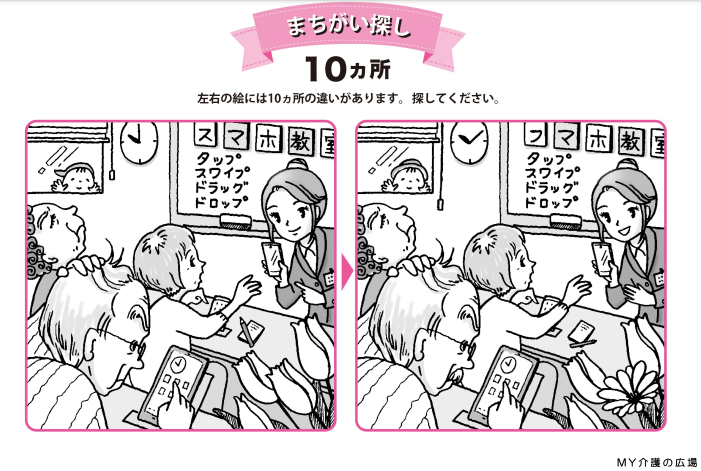
#> input picture sample.PNG, 1401 x 941 px (shown at 1/2 size)
$ python spot_the_differences_1.00.py
#> lines starting #> are read from the running program, lines starting #| are printed output that depends on the picture; after the words box and inside, x2 and y2 are one past the last pixel; in counts of white or black regions, pixels touching at a corner belong together
# Title: "Spot The Differences" solver (spot_the_differences_1.00.py)
# Author: @ywebjp (edited by ChatGPT)
# Date: 2023/04/22
# ver: 1.00

import cv2
import numpy as np

# Load the input image
input_image = cv2.imread("sample.PNG")
#> input_image is the input picture: shape (941, 1401, 3); mean B, G, R 217, 214.8, 219.7

# Define the coordinates of the regions of interest (ROIs) in the input image
left_roi_top_left = (63, 250) # (x, y) depending on coordinate system
right_roi_top_left = (723, 250)
left_roi_bottom_right = (662, 852)

# Compute the width and height of the ROIs
roi_width = left_roi_bottom_right[0] - left_roi_top_left[0]
roi_height = left_roi_bottom_right[1] - left_roi_top_left[1]

# Crop the left and right ROIs from the input image
left_roi = input_image[left_roi_top_left[1]:left_roi_top_left[1] + roi_height, left_roi_top_left[0]:left_roi_top_left[0] + roi_width, :]
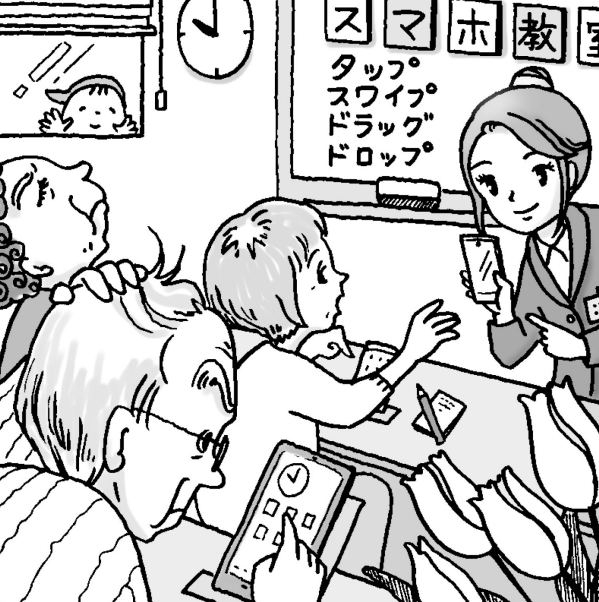
#> left_roi: shape (602, 599, 3); mean B, G, R 198.7, 198.7, 198.7
right_roi = input_image[right_roi_top_left[1]:right_roi_top_left[1] + roi_height, right_roi_top_left[0]:right_roi_top_left[0] + roi_width, :]
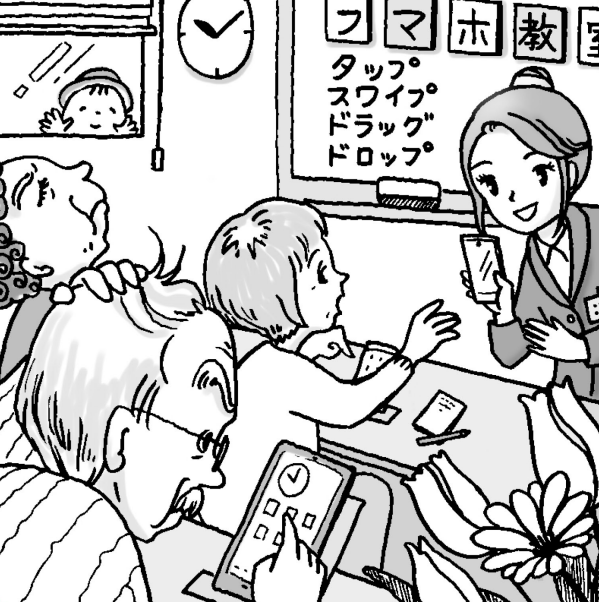
#> right_roi: shape (602, 599, 3); mean B, G, R 197.6, 197.6, 197.6

# Define a filter kernel
filter_kernel = np.ones((3, 3), np.float32) / 9

# Apply the filter kernel to the left and right ROIs
left_roi_filtered = cv2.filter2D(left_roi, -1, filter_kernel)
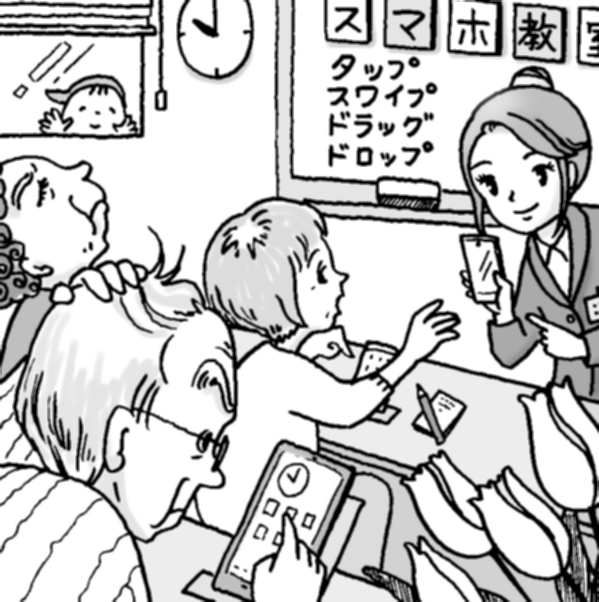
#> left_roi_filtered: shape (602, 599, 3); mean B, G, R 198.7, 198.7, 198.7
right_roi_filtered = cv2.filter2D(right_roi, -1, filter_kernel)
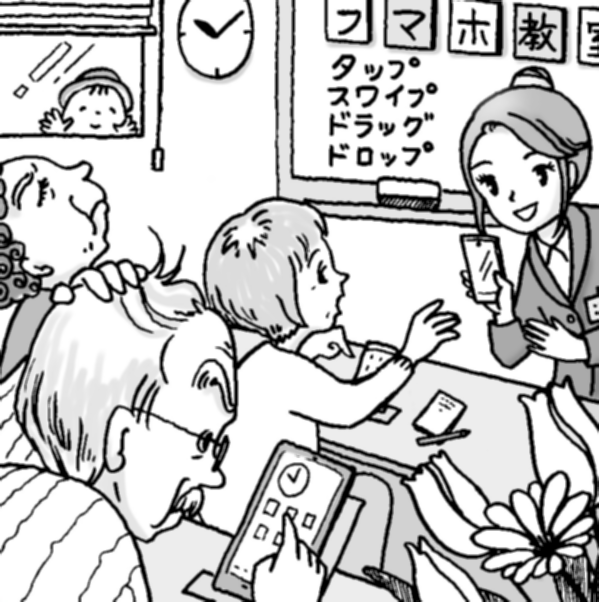
#> right_roi_filtered: shape (602, 599, 3); mean B, G, R 197.6, 197.6, 197.6

# Compute the absolute difference between the filtered left and right ROIs
abs_diff = cv2.absdiff(left_roi_filtered, right_roi_filtered)
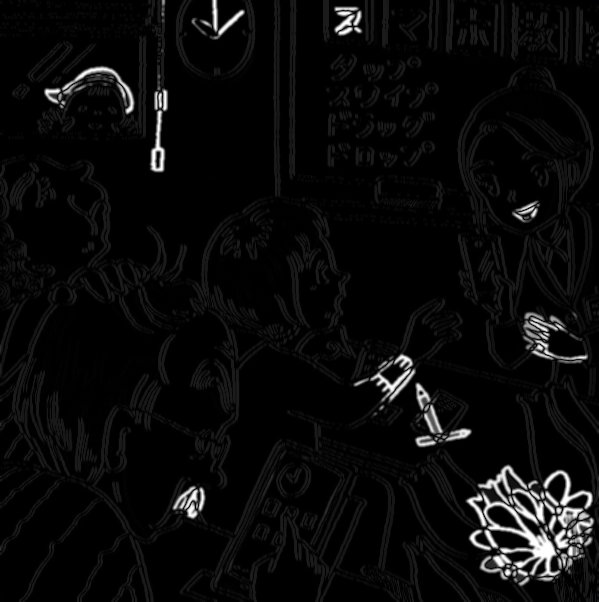
#> abs_diff: shape (602, 599, 3); mean B, G, R 10.3, 10.3, 10.3

# Convert the absolute difference image to grayscale
gray_diff = cv2.cvtColor(abs_diff, cv2.COLOR_BGR2GRAY)

# Set a threshold value and create a binary image based on the grayscale difference image
threshold = 40
binary_diff = gray_diff < threshold
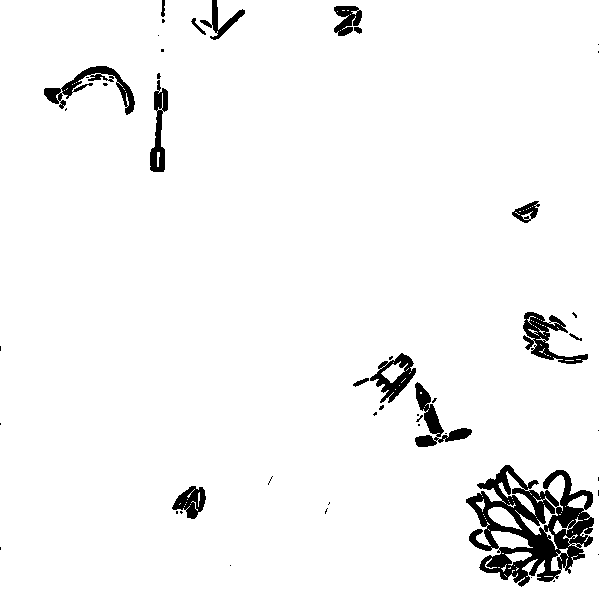
#> binary_diff: shape (602, 599) bool; 95.9% white; 48 black regions (33 under 20 px), largest, box (x1, y1, x2, y2) and area: (466, 465, 594, 587) 7218, (523, 312, 588, 364) 1215, (44, 66, 135, 115) 1203

# Convert the left ROI to grayscale and create a red image
left_roi_gray = cv2.cvtColor(left_roi, cv2.COLOR_BGR2GRAY)
red_image = np.zeros(left_roi.shape, dtype=np.uint8)
red_image[:, :, 2] = 255

# Combine the left grayscale image and the red image based on the binary difference image
result_image = np.where(np.expand_dims(binary_diff, axis=2), np.expand_dims(left_roi_gray, axis=2), red_image)
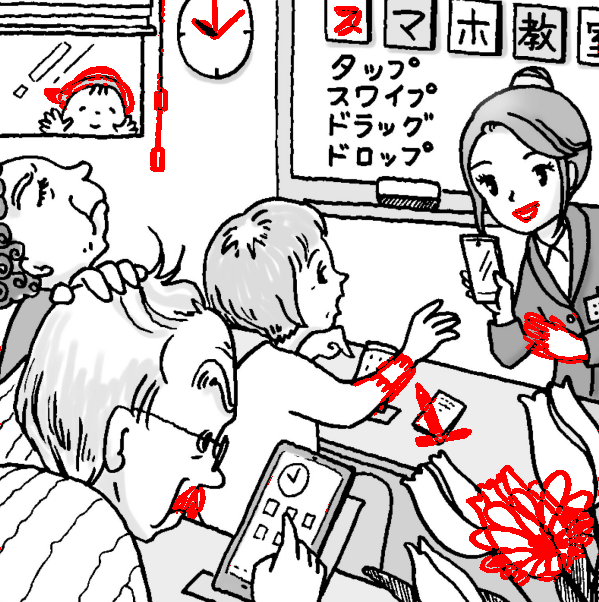
#> result_image: shape (602, 599, 3); mean of channels 0, 1, 2 192, 192, 202.5; drawn as B, G, R

# Display the result
cv2.imshow("Result", result_image)
cv2.waitKey(0)
cv2.destroyAllWindows()
